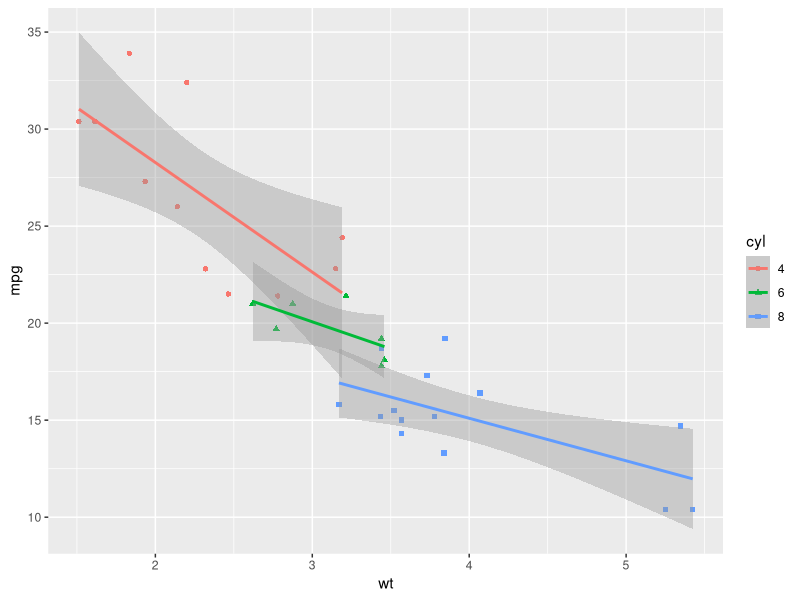
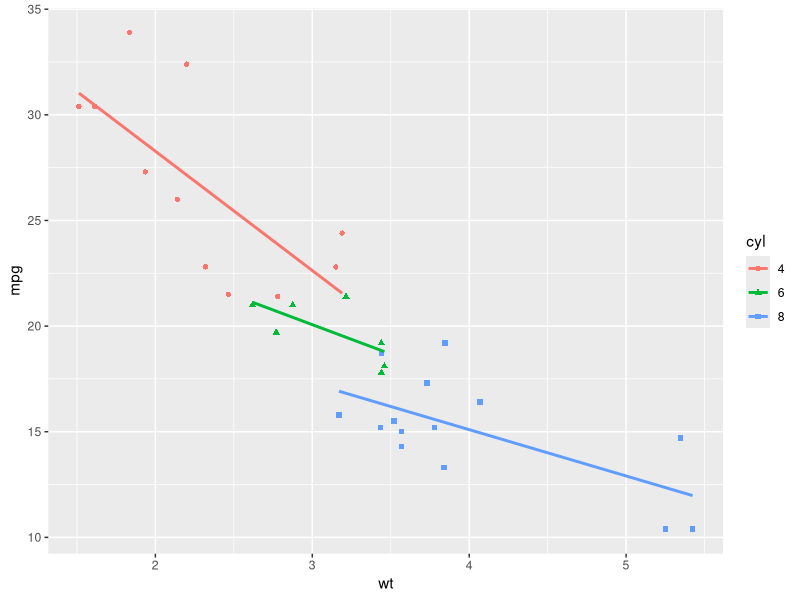
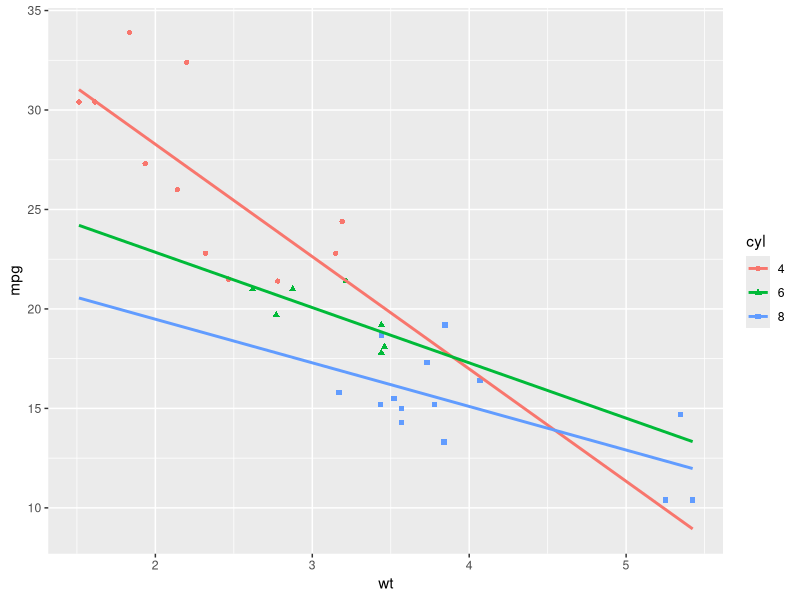
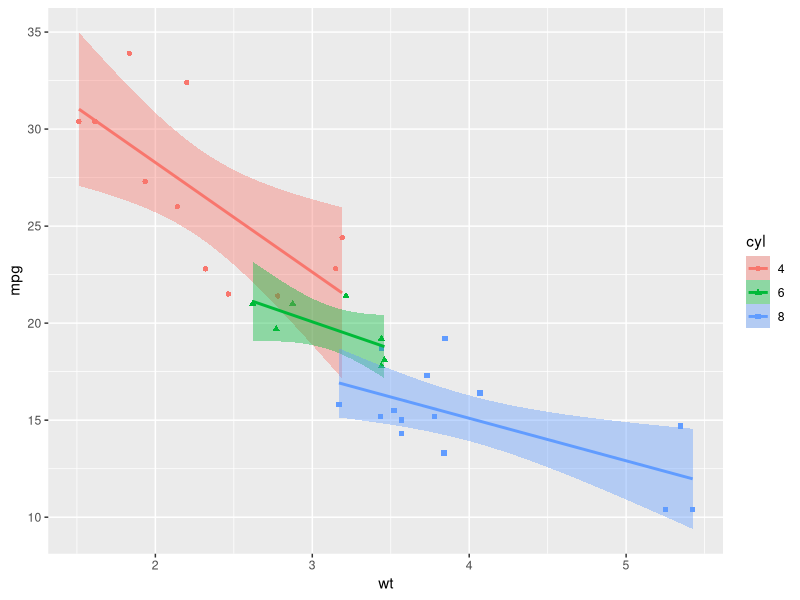
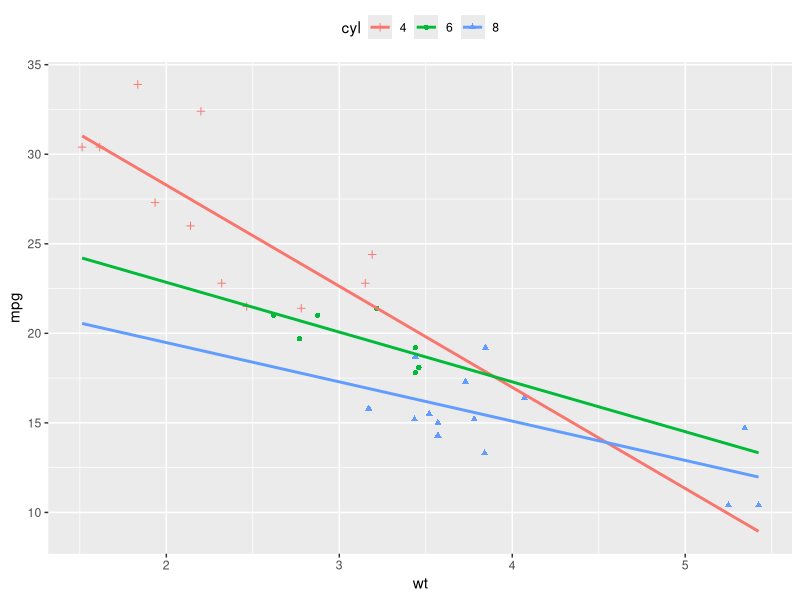
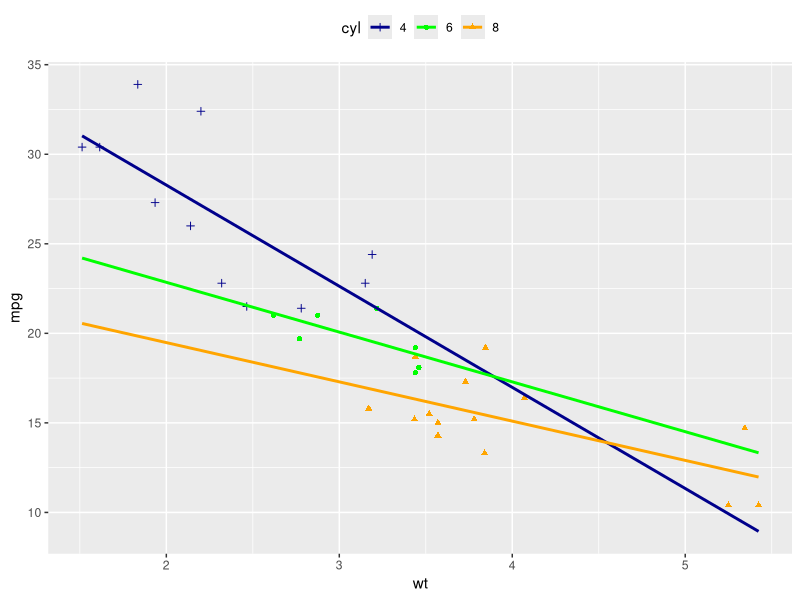
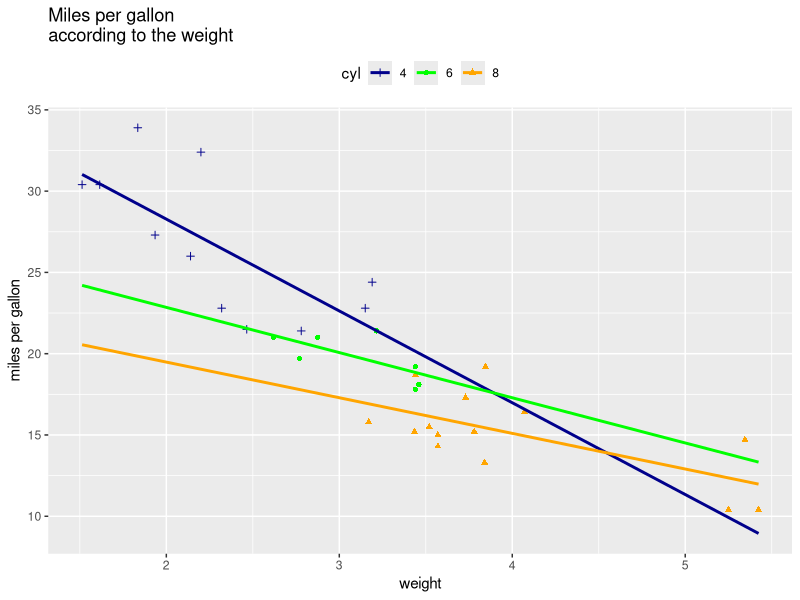
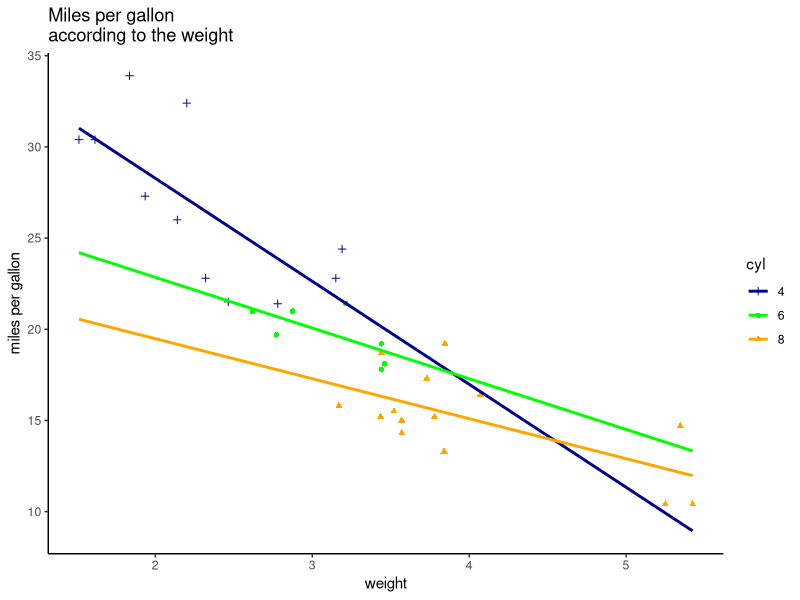

R code for these plots, in order:
library(ggplot2)
dataset = mtcars

# Converting cyl column from a numeric to a factor variable
dataset$cyl = as.factor(dataset$cyl)

# Adding regression lines based on multiple groups
ggplot(dataset, aes(x=wt, y=mpg, color=cyl, shape=cyl))+ 
  geom_point()+
  geom_smooth(method = lm)

# Removing the confidence intervals
ggplot(dataset, aes(x=wt, y=mpg, color=cyl, shape=cyl))+ 
  geom_point()+
  geom_smooth(method = lm, se=FALSE)

# Extending the regression lines
ggplot(dataset, aes(x=wt, y=mpg, color=cyl, shape=cyl))+ 
  geom_point()+
  geom_smooth(method = lm, se=FALSE, fullrange=TRUE)

# Filling the color of confidence bands
ggplot(dataset, aes(x=wt, y=mpg, color=cyl, shape=cyl))+ 
  geom_point()+
  geom_smooth(method = lm, aes(fill=cyl))

# Changing point shapes manually
ggplot(dataset, aes(x=wt, y=mpg, color=cyl, shape=cyl))+ 
  geom_point()+
  geom_smooth(method = lm, se=FALSE, fullrange=TRUE)+
  scale_shape_manual(values=c(3, 16, 17))+
  theme(legend.position = "top")
# Changing point colors manually
ggplot(dataset, aes(x=wt, y=mpg, color=cyl, shape=cyl))+ 
  geom_point()+
  geom_smooth(method = lm, se=FALSE, fullrange=TRUE)+
  scale_shape_manual(values=c(3, 16, 17))+
  scale_color_manual(values=c("darkblue", "green", "orange"))+
  theme(legend.position = "top")

# Customizing scatter plots
ggplot(dataset, aes(x=wt, y=mpg, color=cyl, shape=cyl))+ 
  geom_point()+
  geom_smooth(method = lm, se=FALSE, fullrange=TRUE)+
  scale_shape_manual(values=c(3, 16, 17))+
  scale_color_manual(values=c("darkblue", "green", "orange"))+
  labs(title="Miles per gallon \naccording to the weight", 
       x="weight", y="miles per gallon")+
  theme(legend.position = "top")

# Customizing themes
plot = ggplot(dataset, aes(x=wt, y=mpg, color=cyl, shape=cyl))+ 
  geom_point()+
  geom_smooth(method = lm, se=FALSE, fullrange=TRUE)+
  scale_shape_manual(values=c(3, 16, 17))+
  scale_color_manual(values=c("darkblue", "green", "orange"))+
  labs(title="Miles per gallon \naccording to the weight", 
       x="weight", y="miles per gallon")+
  theme(legend.position = "top")

plot +  theme_classic()
plot +  theme_minimal()
